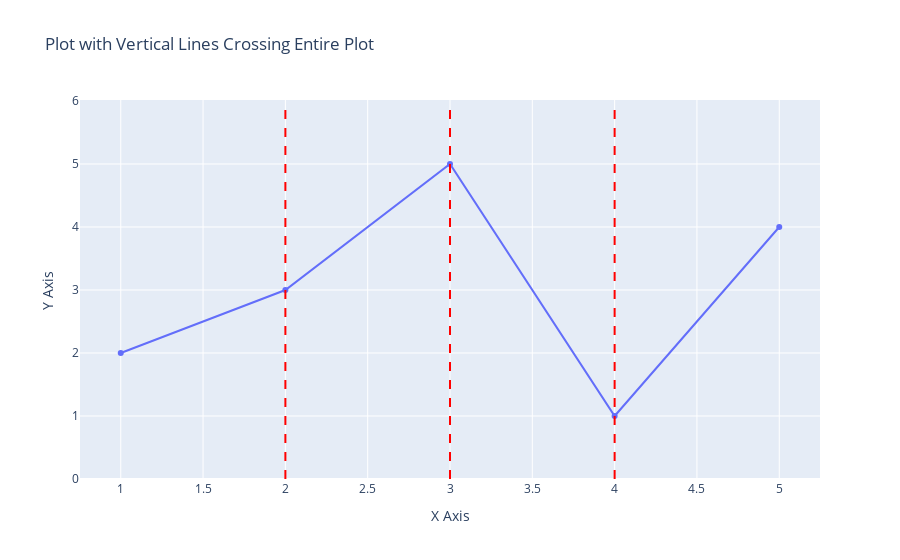

Notebook code cell kept with this figure:
### Code cell
import plotly.graph_objects as go

# Sample data
x = [1, 2, 3, 4, 5]
y = [2, 3, 5, 1, 4]

# Create a figure
fig = go.Figure()

# Add a scatter plot
fig.add_trace(go.Scatter(x=x, y=y, mode='lines+markers', name='Data'))

# Define the x values where you want the vertical lines
x_values = [2, 3, 4]  # List of x-values for the vertical lines

# Add vertical lines that cross the entire plot
for x_value in x_values:
    fig.add_shape(
        type='line',
        x0=x_value,   # x value for the line
        y0=min(y) - 1,  # Start y below minimum to ensure it crosses the plot
        x1=x_value,   # x value for the line
        y1=max(y) + 1,  # End y above maximum to ensure it crosses the plot
        line=dict(color='red', width=2, dash='dash'),  # Customize the line
    )

# Add titles and labels
fig.update_layout(
    title='Plot with Vertical Lines Crossing Entire Plot',
    xaxis_title='X Axis',
    yaxis_title='Y Axis',
)

# Show the figure
fig.show()

### Figure 1 — Plotly figure (JSON) as saved in the notebook; plotly's stock layout.template omitted (floating-point values rounded to 4 significant figures)
{"data": [{"mode": "lines+markers", "name": "Data", "type": "scatter", "x": [1, 2, 3, 4, 5], "y": [2, 3, 5, 1, 4]}], "layout": {"shapes": [{"line": {"color": "red", "dash": "dash", "width": 2}, "type": "line", "x0": 2, "x1": 2, "y0": 0, "y1": 6}, {"line": {"color": "red", "dash": "dash", "width": 2}, "type": "line", "x0": 3, "x1": 3, "y0": 0, "y1": 6}, {"line": {"color": "red", "dash": "dash", "width": 2}, "type": "line", "x0": 4, "x1": 4, "y0": 0, "y1": 6}], "title": {"text": "Plot with Vertical Lines Crossing Entire Plot"}, "xaxis": {"title": {"text": "X Axis"}}, "yaxis": {"title": {"text": "Y Axis"}}}}
